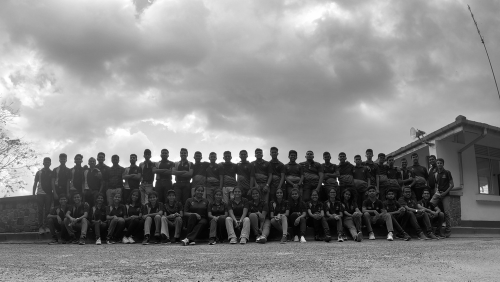
#> input picture images/GOPR1953.JPG, 500 x 282 px, shrunk from 4094 x 2303 before the run
$ python day4_p3.py
#> lines starting #> are read from the running program, lines starting #| are printed output that depends on the picture
#%%
import cv2 as cv
import matplotlib.pyplot as plt
import numpy as np


im= cv.imread("images/GOPR1953.JPG", cv.IMREAD_REDUCED_GRAYSCALE_2)
#> im is the input picture: shape (282, 500); min 1, max 255, mean 134.1
assert im is not None


sobel_h= np.array([[-1,0,1],[-2,0,2],[-1,0,1]], np.float32)

imh = cv.filter2D(im.astype('float'), -1, sobel_h)
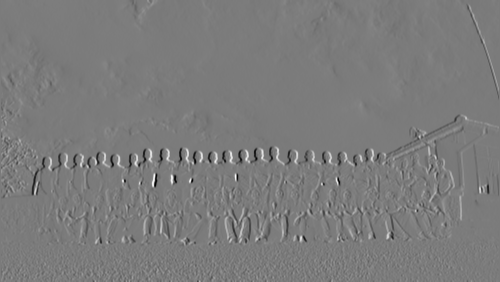
#> imh: shape (282, 500) float64; min -804, max 850, mean -1; drawn with min black and max white

imh = cv.normalize(imh.astype('float'), None,0, 255.0, cv.NORM_MINMAX)

fig, ax= plt.subplots(1,2, figsize=(10,20))
ax[0].imshow(im, cmap='gray', vmin=0, vmax=255)
ax[0].set_title('Original')
ax[1].imshow(imh, cmap='gray', vmin=0, vmax=255)
ax[1].set_title('Sobel Horizontal Filtered')
plt.show()
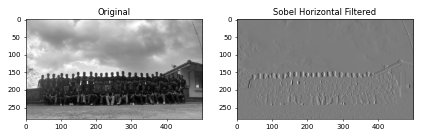
#> figure drawn by matplotlib, 2 panels
